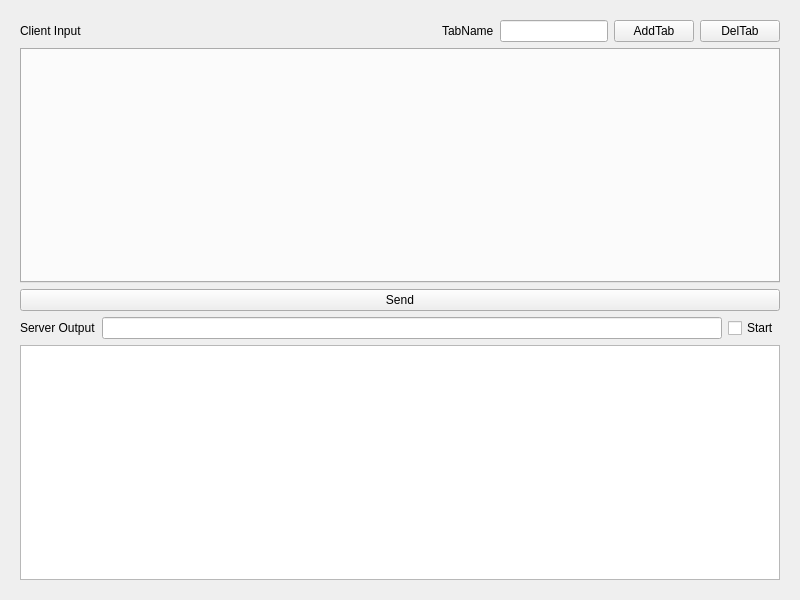
<?xml version="1.0" encoding="UTF-8"?>
<ui version="4.0">
 <class>Widget</class>
 <widget class="QWidget" name="Widget">
  <property name="geometry">
   <rect>
    <x>0</x>
    <y>0</y>
    <width>800</width>
    <height>600</height>
   </rect>
  </property>
  <property name="windowTitle">
   <string>Widget</string>
  </property>
  <layout class="QVBoxLayout" name="verticalLayout_2">
   <item>
    <layout class="QVBoxLayout" name="verticalLayout" stretch="1">
     <item>
      <widget class="QWidget" name="widget" native="true">
       <layout class="QVBoxLayout" name="verticalLayout_3">
        <item>
         <layout class="QHBoxLayout" name="horizontalLayout_2" stretch="0,1,0,0,0,0">
          <item>
           <widget class="QLabel" name="label_ClientInput">
            <property name="text">
             <string>Client Input</string>
            </property>
           </widget>
          </item>
          <item>
           <spacer name="horizontalSpacer">
            <property name="orientation">
             <enum>Qt::Horizontal</enum>
            </property>
            <property name="sizeHint" stdset="0">
             <size>
              <width>40</width>
              <height>20</height>
             </size>
            </property>
           </spacer>
          </item>
          <item>
           <widget class="QLabel" name="label_TabName">
            <property name="text">
             <string>TabName</string>
            </property>
           </widget>
          </item>
          <item>
           <widget class="QLineEdit" name="lineEdit_NewTabName"/>
          </item>
          <item>
           <widget class="QPushButton" name="pushButton_AddTab">
            <property name="text">
             <string>AddTab</string>
            </property>
           </widget>
          </item>
          <item>
           <widget class="QPushButton" name="pushButton_DelTab">
            <property name="text">
             <string>DelTab</string>
            </property>
           </widget>
          </item>
         </layout>
        </item>
        <item>
         <widget class="QTabWidget" name="tabWidget">
          <property name="currentIndex">
           <number>-1</number>
          </property>
         </widget>
        </item>
        <item>
         <widget class="QPushButton" name="pushButton_SendInput">
          <property name="text">
           <string>Send</string>
          </property>
         </widget>
        </item>
        <item>
         <layout class="QHBoxLayout" name="horizontalLayout">
          <item>
           <widget class="QLabel" name="label_ServerOutput">
            <property name="text">
             <string>Server Output</string>
            </property>
           </widget>
          </item>
          <item>
           <widget class="QLineEdit" name="lineEdit_ServerCmd">
            <property name="text">
             <string/>
            </property>
           </widget>
          </item>
          <item>
           <widget class="QCheckBox" name="checkBox_StartServer">
            <property name="text">
             <string>Start</string>
            </property>
           </widget>
          </item>
         </layout>
        </item>
        <item>
         <widget class="QPlainTextEdit" name="plainTextEdit">
          <property name="enabled">
           <bool>true</bool>
          </property>
          <property name="plainText">
           <string/>
          </property>
         </widget>
        </item>
       </layout>
      </widget>
     </item>
    </layout>
   </item>
  </layout>
 </widget>
 <resources/>
 <connections/>
</ui>
